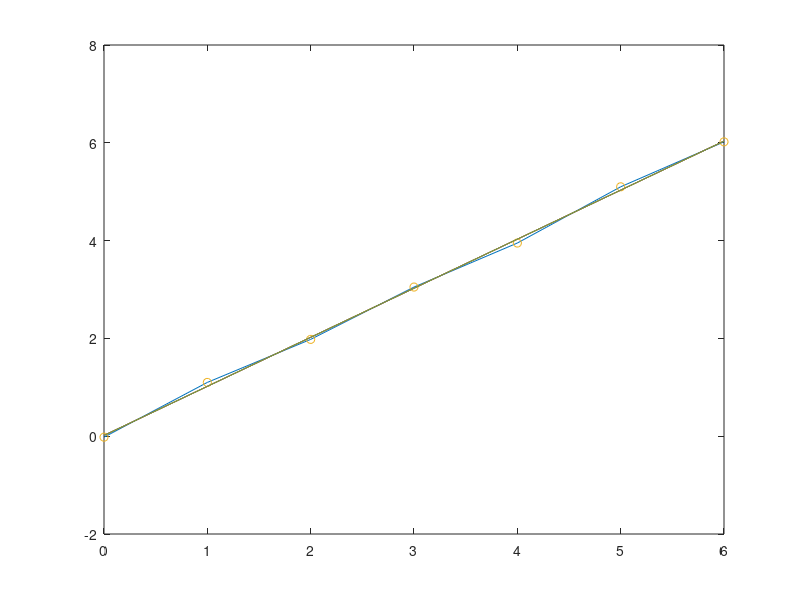

Write the MATLAB code that produced this figure.
%%Reference https://www.mathworks.com%%
clear all
close all

x = [0 1 2 3 4 5 6];
y = [-0.02 1.1 1.98 3.05 3.95 5.1 6.02];
x = transpose(x);
y = transpose(y);
X = [ones(length(x),1) x];
%X
b = X\y
plot(x,y)
hold on
y_pred = X*b
plot(x,y_pred)
rss1 = 1 - sum((y - y_pred).^2)/sum((y-mean(y)).^2)

p = polyfit(x,y,2)
pv = polyval(p,x)
plot(x,y,'o')
hold on
plot(x,pv)  
hold on
plot(x,y_pred)

y_res = y - pv;
residual_sum = sum(y_res.^2);
sum_total = (length(y)-1) * var(y);
rss2 = 1 - residual_sum/sum_total 
%rss2 = 1 - sum((y - pv).^2)/sum((y-mean(y)).^2)
rsq_adj = 1 - residual_sum/sum_total * (length(y)-1)/(length(y)-length(p))
